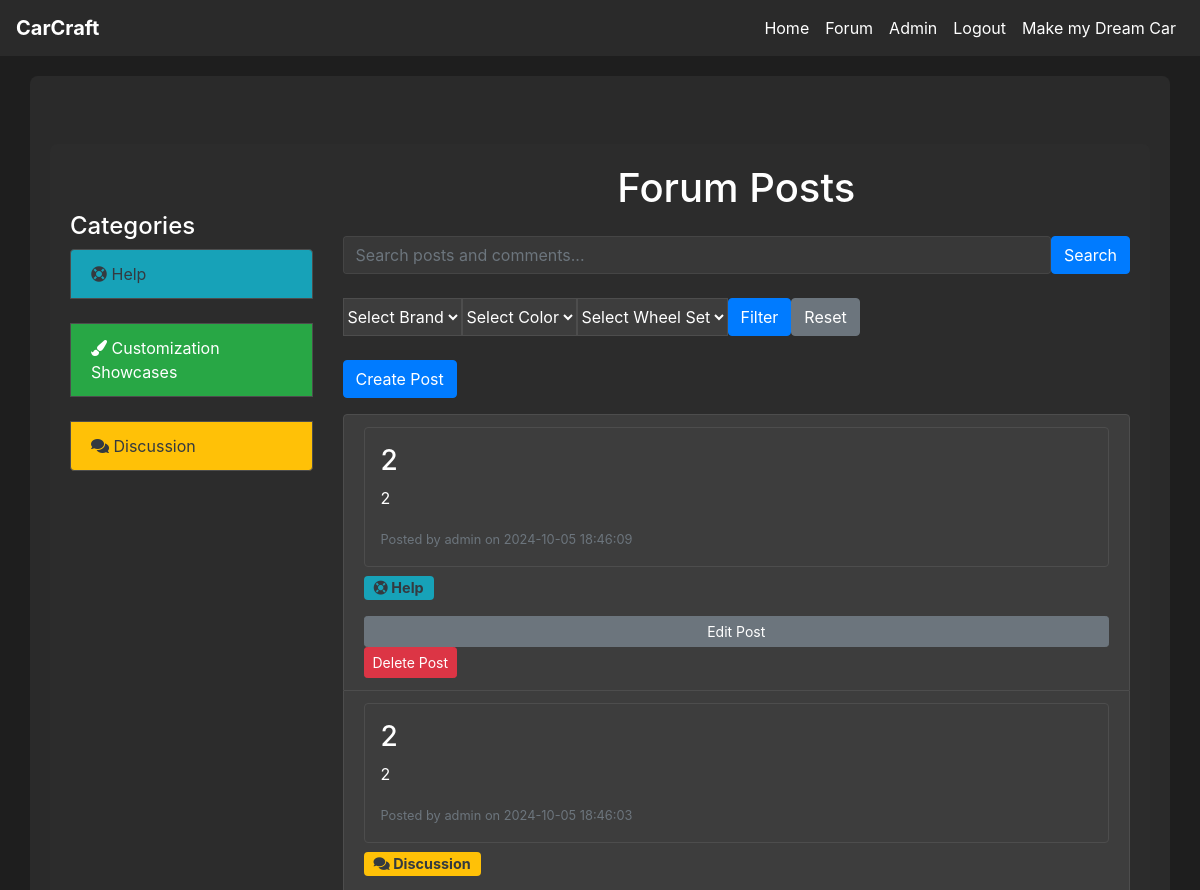
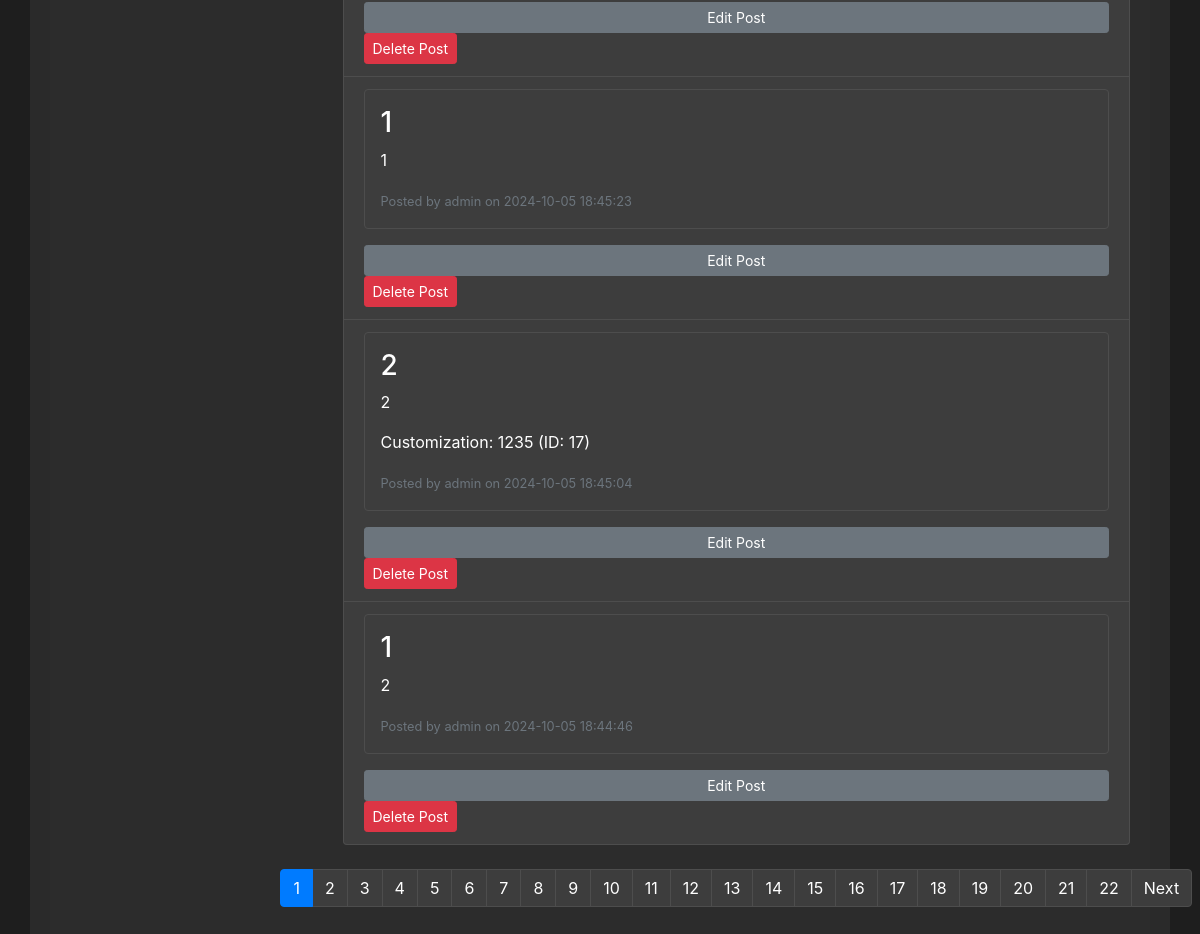
Page /forum (signed in) on the earlier database version (2 pictures, top to bottom).
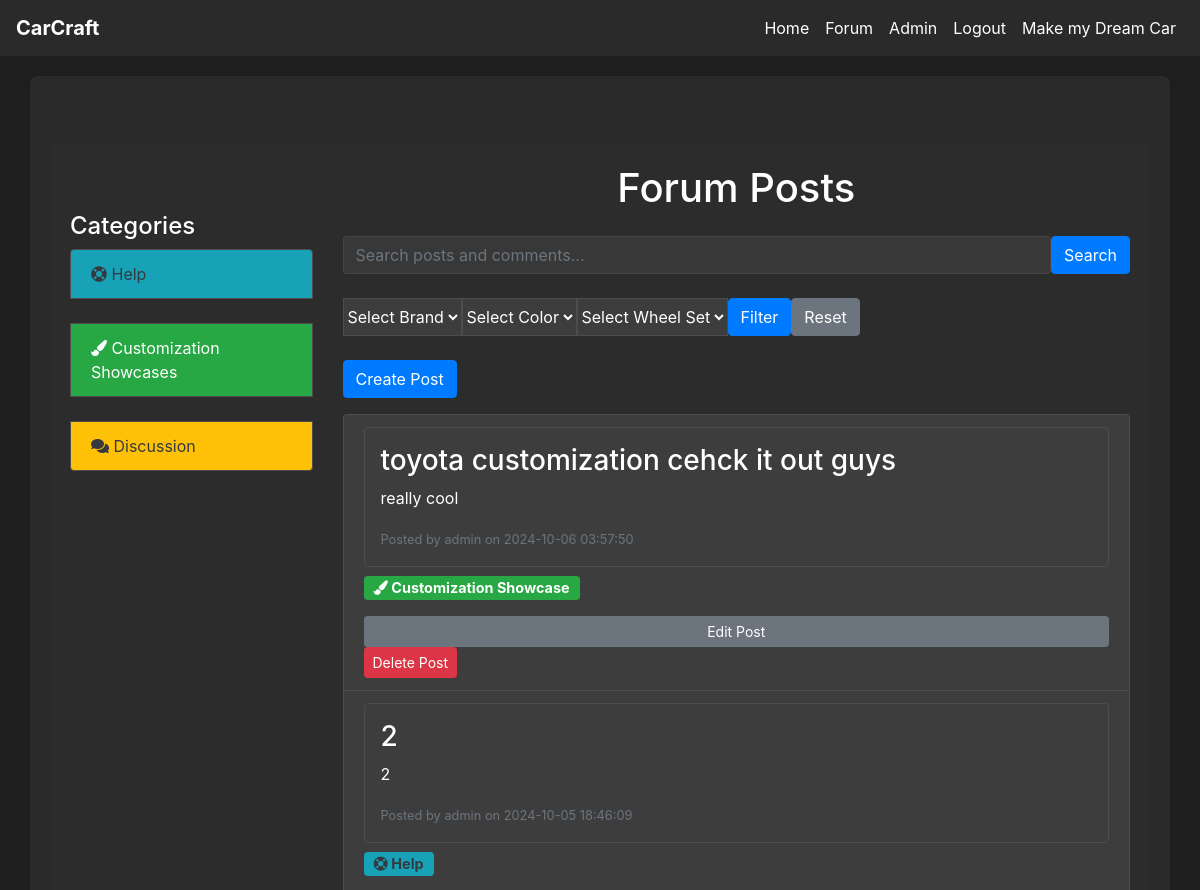
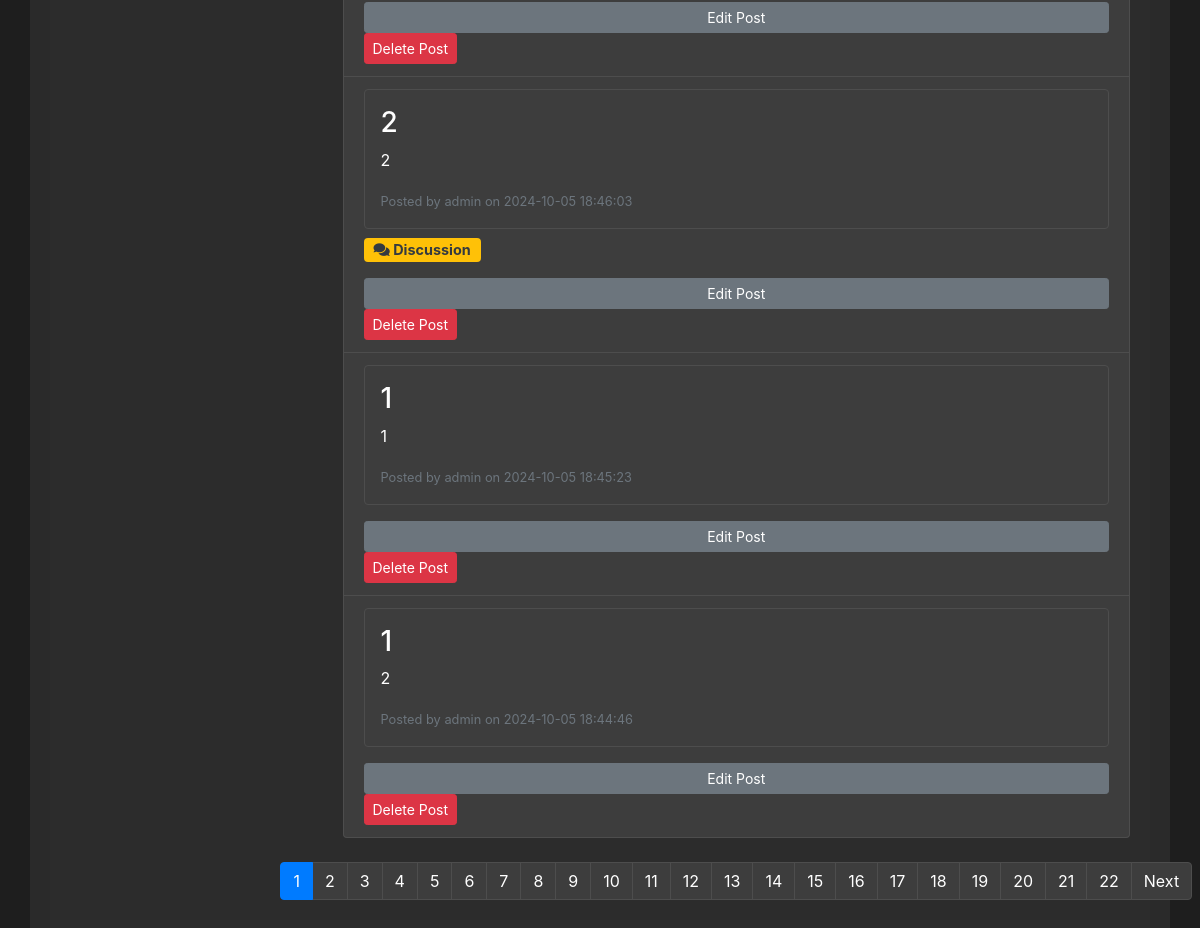
Same page on the later database version (2 pictures, top to bottom).
### tables this page shows
CREATE TABLE post (
    post_id INTEGER PRIMARY KEY AUTOINCREMENT,
    customization_id INTEGER,
    user_id INTEGER NOT NULL,
    title VARCHAR(255) NOT NULL,
    description TEXT,
    category TEXT,
    created_at DATETIME DEFAULT CURRENT_TIMESTAMP,
    FOREIGN KEY (customization_id) REFERENCES customization(customization_id),
    FOREIGN KEY (user_id) REFERENCES user(user_id)
);

CREATE TABLE customization (
    customization_id INTEGER PRIMARY KEY AUTOINCREMENT,
    customization_name VARCHAR(100) NOT NULL,
    user_id INTEGER NOT NULL,
    model_id INTEGER NOT NULL,
    color_id INTEGER NOT NULL,
    wheel_id INTEGER NOT NULL,
    created_at DATETIME DEFAULT CURRENT_TIMESTAMP,
    FOREIGN KEY (user_id) REFERENCES user(user_id),
    FOREIGN KEY (model_id) REFERENCES model(model_id),
    FOREIGN KEY (color_id) REFERENCES color(color_id),
    FOREIGN KEY (wheel_id) REFERENCES wheel_set(wheel_id)
);

CREATE TABLE user (
    user_id INTEGER PRIMARY KEY AUTOINCREMENT,
    username VARCHAR(64) NOT NULL,
    email VARCHAR(100) NOT NULL,
    password_hash VARCHAR(255) NOT NULL,
    created_at DATETIME DEFAULT CURRENT_TIMESTAMP,
    admin INTEGER DEFAULT 0
);

### app.py (the view)
@app.route('/forum')
def forum():
    conn = get_db_connection()
    selected_brand_id = request.args.get('brand')
    selected_color_id = request.args.get('color')
    selected_wheel_id = request.args.get('wheel')
    page = request.args.get('page', 1, type=int)  # Get the page number from the URL, default to 1
    per_page = 5  # Number of posts per page
    offset = (page - 1) * per_page  # Calculate the offset
    query = '''
        SELECT p.post_id, p.title, p.description, p.created_at, p.user_id, u.username,
               c.customization_name AS customization_name, c.customization_id,
               p.category
        FROM post p
        JOIN user u ON p.user_id = u.user_id
        LEFT JOIN customization c ON p.customization_id = c.customization_id
        WHERE 1=1
    '''
    params = []
    if selected_brand_id:
        query += ' AND c.model_id IN (SELECT model_id FROM model WHERE brand_id = ?)'
        params.append(selected_brand_id)
    if selected_color_id:
        query += ' AND c.color_id = ?'
        params.append(selected_color_id)
    if selected_wheel_id:
        query += ' AND c.wheel_id = ?'
        params.append(selected_wheel_id)
    query += ' ORDER BY p.created_at DESC LIMIT ? OFFSET ?'
    params.append(per_page)
    params.append(offset)
    posts = conn.execute(query, params).fetchall()
    posts_with_comments = []
    for post in posts:
        comments = conn.execute('''
            SELECT c.comment_id, c.content, c.created_at, c.user_id, u.username
            FROM comment c
            JOIN user u ON c.user_id = u.user_id
            WHERE c.post_id = ?
            ORDER BY c.created_at DESC
        ''', (post['post_id'],)).fetchall()
        posts_with_comments.append({
            'post': post,
            'comments': comments
        })
    total_posts_query = '''
        SELECT COUNT(*) AS total FROM post p
        LEFT JOIN customization c ON p.customization_id = c.customization_id
        WHERE 1=1
    '''
    total_params = []
    if selected_brand_id:
        total_posts_query += ' AND c.model_id IN (SELECT model_id FROM model WHERE brand_id = ?)'
        total_params.append(selected_brand_id)
    if selected_color_id:
        total_posts_query += ' AND c.color_id = ?'
        total_params.append(selected_color_id)
    if selected_wheel_id:
        total_posts_query += ' AND c.wheel_id = ?'
        total_params.append(selected_wheel_id)
    total_posts = conn.execute(total_posts_query, total_params).fetchone()['total']
    total_pages = (total_posts + per_page - 1) // per_page  # Calculate total pages
    customizations = conn.execute('SELECT customization_id, customization_name FROM customization WHERE user_id = ?', (current_user.id,)).fetchall()
    brands = conn.execute('SELECT * FROM brand').fetchall()
    colors = conn.execute('SELECT * FROM color').fetchall()
    wheels = conn.execute('SELECT * FROM wheel_set').fetchall()
    conn.close()
    brands = [dict(row) for row in brands]
    colors = [dict(row) for row in colors]
    wheels = [dict(row) for row in wheels]
    return render_template('forum.html',
                           posts_with_comments=posts_with_comments,
                           customizations=customizations,
                           brands=brands,
                           colors=colors,
                           wheels=wheels,
                           selected_brand_id=selected_brand_id,
                           selected_color_id=selected_color_id,
                           selected_wheel_id=selected_wheel_id,
                           page=page,
                           total_pages=total_pages)

### app.py (called while the page is built)
def get_db_connection():
    conn = sqlite3.connect(DATABASE)
    conn.row_factory = sqlite3.Row  # This enables column access by name: row['column_name']
    return conn

@login_manager.user_loader
def load_user(user_id):
    return User.get(user_id)

    @staticmethod
    def get(user_id):
        conn = get_db_connection()
        user_data = conn.execute('SELECT * FROM user WHERE user_id = ?', (user_id,)).fetchone()
        conn.close()
        if user_data:
            return User(
                user_id=user_data['user_id'],
                username=user_data['username'],
                email=user_data['email'],
                password_hash=user_data['password_hash'],
                admin=bool(user_data['admin'])
            )
        return None

### templates/forum.html (shortened to what the changed rows need)
{% extends "base.html" %}
{% block content %}
<div class="container mt-5">
    <div class="row">
        <div class="col-md-9">
            <h1 class="text-center mb-4">Forum Posts</h1>
            {% if posts_with_comments %}
            <ul class="list-group">
                {% for item in posts_with_comments %}
                    <li class="list-group-item">
                        <a href="{{ url_for('view_post', post_id=item.post['post_id']) }}" class="text-decoration-none">
                            <div class="p-3 border rounded">
                                <h3>{{ item.post['title'] }}</h3>
                                <p>{{ item.post['description'] }}</p>
                                {% if item.post['customization_name'] %}
                                    <p class="mt-2">Customization: {{ item.post['customization_name'] }} (ID: {{ item.post['customization_id'] }})</p>
                                {% endif %}
                                <small class="text-muted">Posted by {{ item.post['username'] }} on {{ item.post['created_at'] }}</small>
                            </div>
                            <p class="mt-2">
                                {% if item.post['category'] == 'help' %}
                                    <span class="badge bg-info text-dark">
                                        <i class="fas fa-life-ring"></i> Help
                                    </span>
                                {% elif item.post['category'] == 'customization_showcase' %}
                                    <span class="badge bg-success">
                                        <i class="fas fa-paint-brush"></i> Customization Showcase
                                    </span>
                                {% elif item.post['category'] == 'discussion' %}
                                    <span class="badge bg-warning text-dark">
                                        <i class="fas fa-comments"></i> Discussion
                                    </span>
                                {% endif %}
                            </p>
                        </a>
                        {% if current_user.is_authenticated and (current_user.id == item.post['user_id'] or current_user.admin) %}
                            <div class="mt-2">
                                <a href="{{ url_for('edit_post', post_id=item.post['post_id']) }}" class="btn btn-secondary btn-sm">Edit Post</a>
                                <form method="POST" action="{{ url_for('delete_post', post_id=item.post['post_id']) }}" style="display:inline;">
                                    <button type="submit" class="btn btn-danger btn-sm" onclick="return confirm('Are you sure you want to delete this post?');">Delete Post</button>
                                </form>
                            </div>
                        {% endif %}
                    </li>
                {% endfor %}
            </ul>
            {% else %}
                <p class="text-center">No posts available.</p>
            {% endif %}
        </div>
    </div>
</div>
{% endblock %}

Differences in the rows shown:
removed post: post "2", post.description "2", post.created_at "2024-10-05 18:45:04"
removed customization: post.customization_name "1235", post.customization_id "17"
added post: post "toyota customization cehck it out guys", post.description "really cool", post.created_at "2024-10-06 03:57:50"
Other differences:
new list line: "Posted by on Customization Showcase Edit Post Delete Post"
new list line: "admin"
list line gone: "Customization: (ID: ) Posted by on Edit Post Delete Post"
list line gone: "admin"
